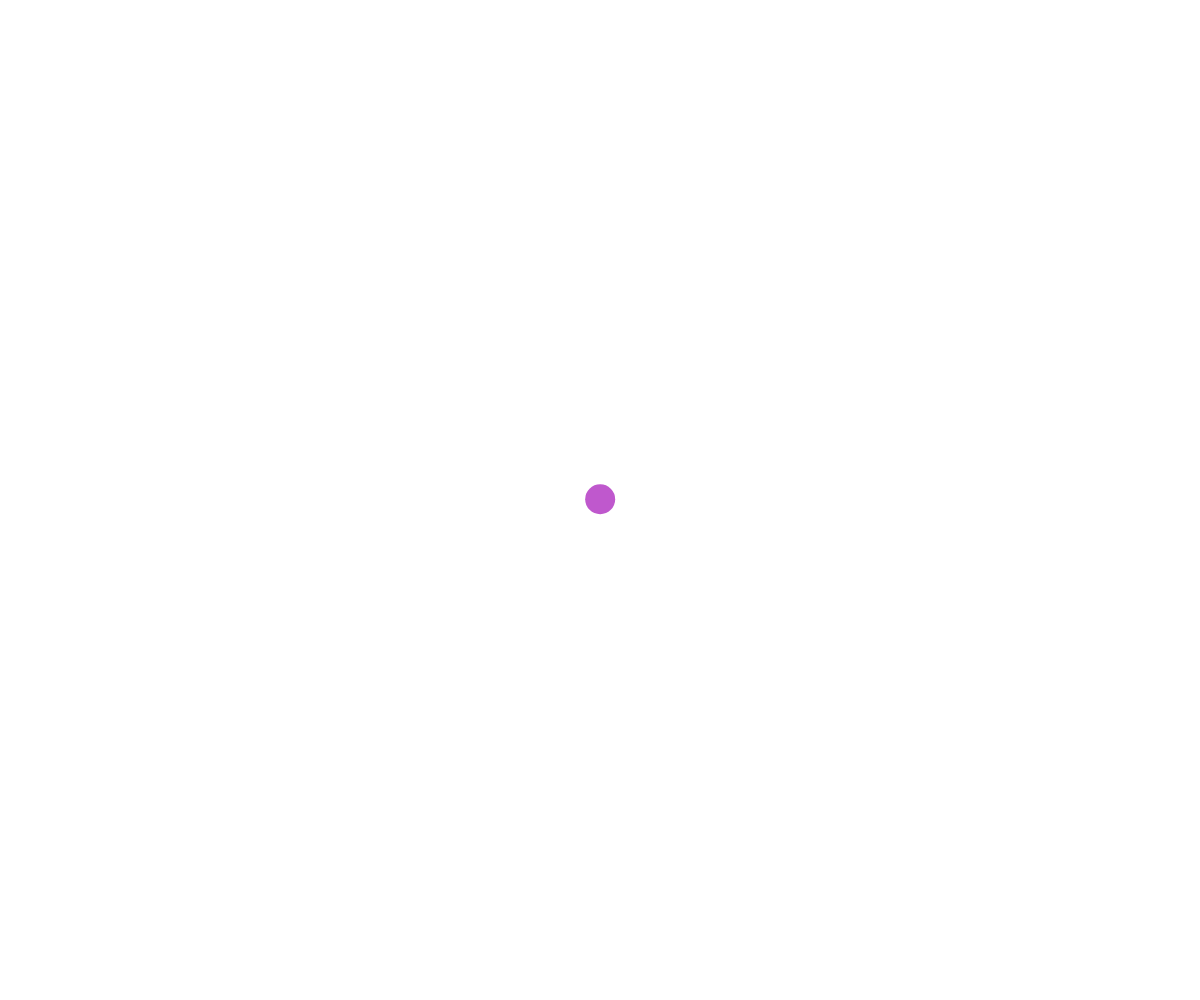
Frame 1 (no input)
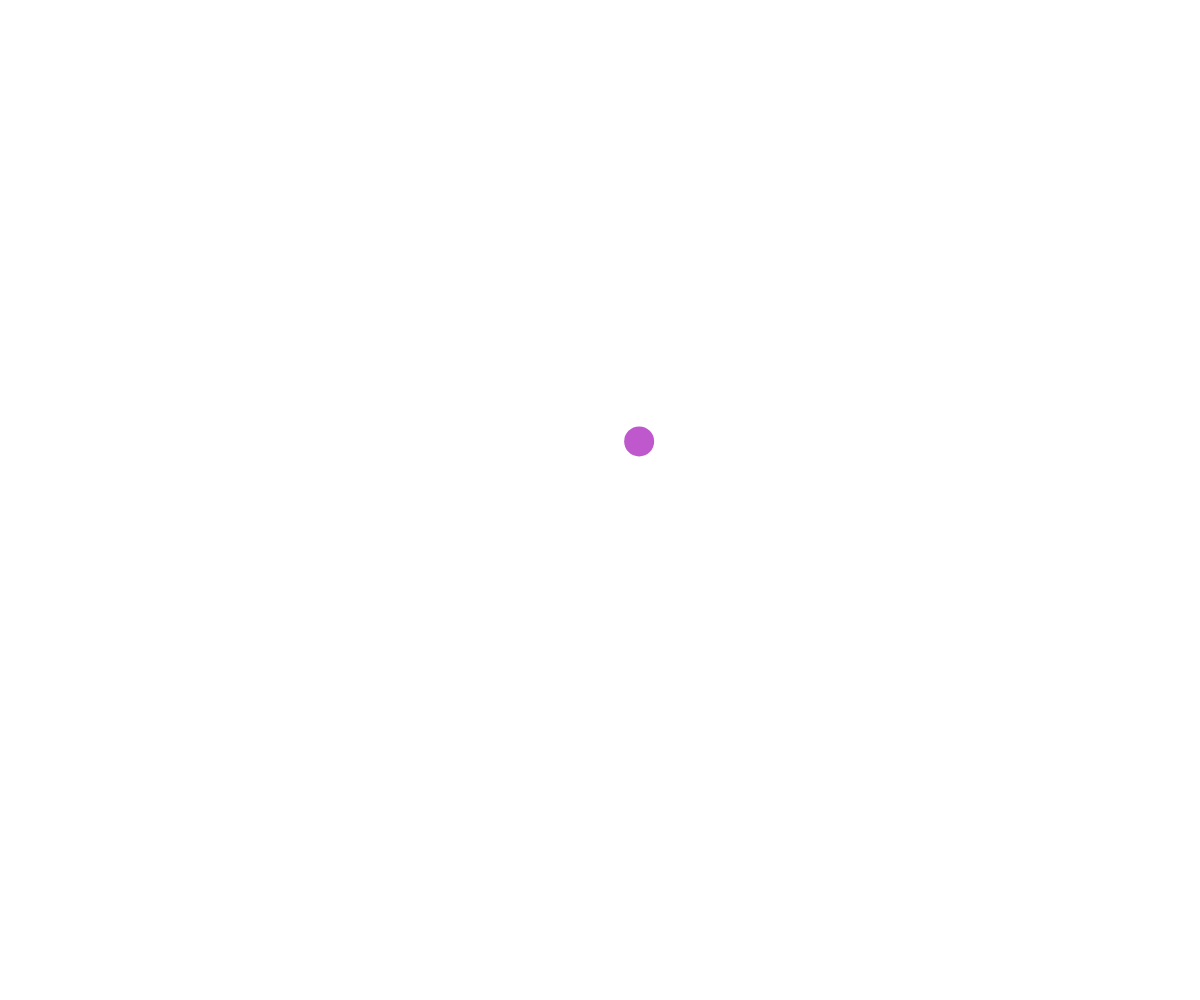
Frame 60 (no input)
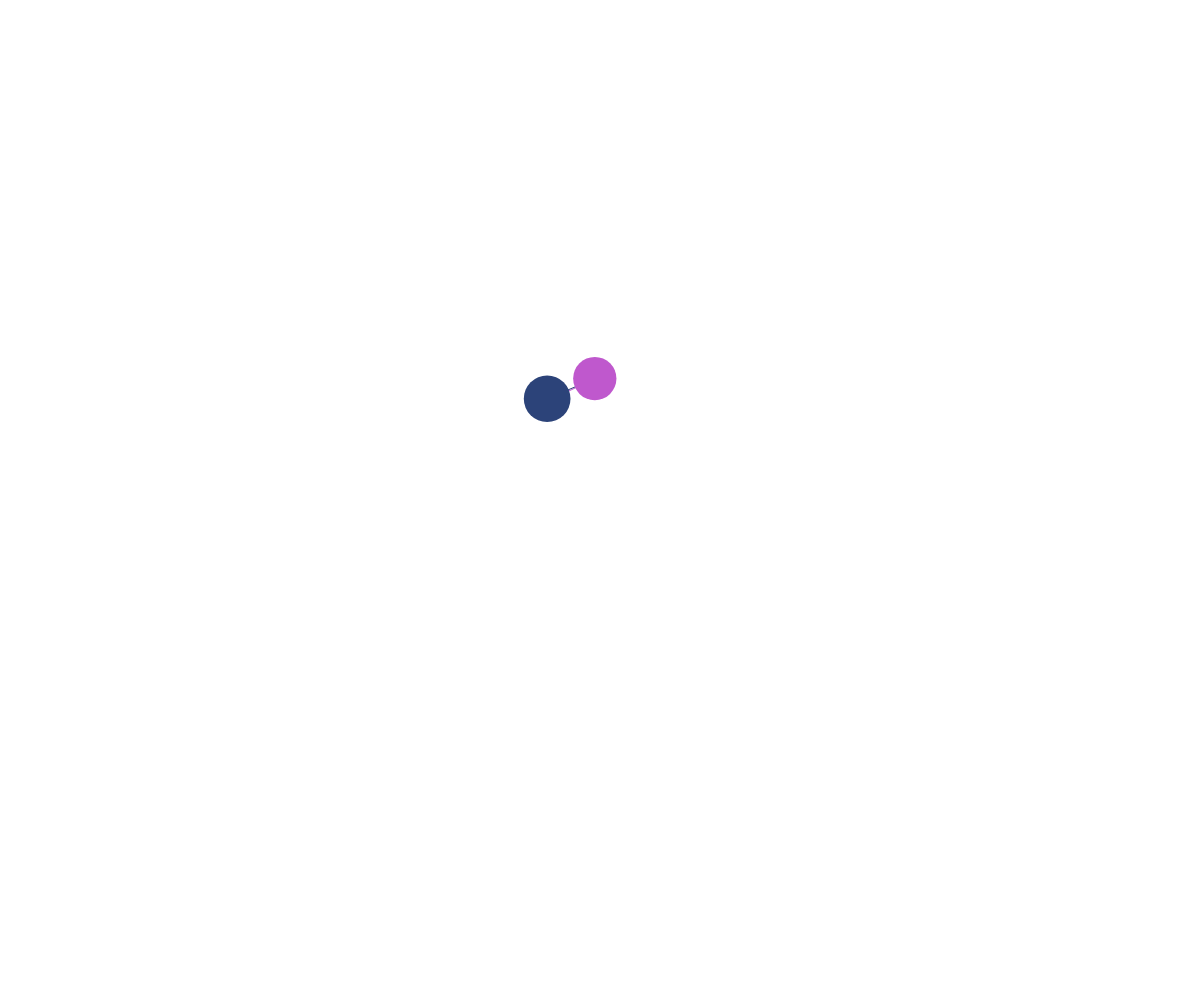
Frame 120 (the mouse pressed at the canvas centre since frame 60)

The p5.js sketch that drew these frames (run headless with seeded random() and noise() and a simulated clock; from frame 60 on, the mouse is pressed at the canvas centre):

// p5.js sketch
// ── sketch.js
// Connected Nodes OOP Demo

let nodes = [];

function setup() {
  createCanvas(windowWidth, windowHeight);

  let somePoint = new MovingPoint(width/2, height/2);
  nodes.push(somePoint);
}

function draw() {
  background("white");

  //draw lines first
  for (let node of nodes) {
    node.update();
    node.connectTo(nodes);
  }

  //draw circles second, so the circles are over the lines
  for (let node of nodes) {
    node.display();
  }
}

function mousePressed() {
  let somePoint = new MovingPoint(mouseX, mouseY);
  nodes.push(somePoint);
}

class MovingPoint {
  constructor(x, y) {
    this.x = x;
    this.y = y;
    this.speed = 5;
    this.radius = 15;
    this.xTime = random(1000);
    this.yTime = random(1000);
    this.deltaTime = 0.01;
    this.color = color(random(255), random(255), random(255));
    this.reach = 150;
    this.maxRadius = 50;
    this.minRadius = 15;
  }

  display() {
    noStroke();
    fill(this.color);
    circle(this.x, this.y, this.radius * 2);
  } 

  update() {
    this.move();
    this.wrapAroundScreen();
    this.adjustSizeWithMouse();
  }

  adjustSizeWithMouse() {
    let mouseDistance = dist(mouseX, mouseY, this.x, this.y);
    if (mouseDistance < this.reach) {
      let theSize = map(mouseDistance, 0, this.reach, this.maxRadius, this.minRadius);
      this.radius = theSize;
    }
    else {
      this.radius = this.minRadius;
    }
  }

  connectTo(nodesArray) {
    for (let otherNode of nodesArray) {
      if (this !== otherNode) {
        let distanceAway = dist(this.x, this.y, otherNode.x, otherNode.y);
        if (distanceAway < this.reach) {
          stroke(this.color);
          line(this.x, this.y, otherNode.x, otherNode.y);
        }
      }
    }
  }

  move() {
    //perlin noise movement
    let dx = noise(this.xTime);
    let dy = noise(this.yTime);

    //scale from 0-1 to my movement speed
    dx = map(dx, 0, 1, -this.speed, this.speed);
    dy = map(dy, 0, 1, -this.speed, this.speed);

    //move point
    this.x += dx;
    this.y += dy;

    //move on time axis
    this.xTime += this.deltaTime;
    this.yTime += this.deltaTime;
  }

  wrapAroundScreen() {
    //wrap around screen if you fall off
    if (this.x < 0) {
      this.x += width;
    }
    if (this.x > width) {
      this.x -= width;
    }
    if (this.y < 0) {
      this.y += height;
    }
    if (this.y > height) {
      this.y -= height;
    }
  }
}
